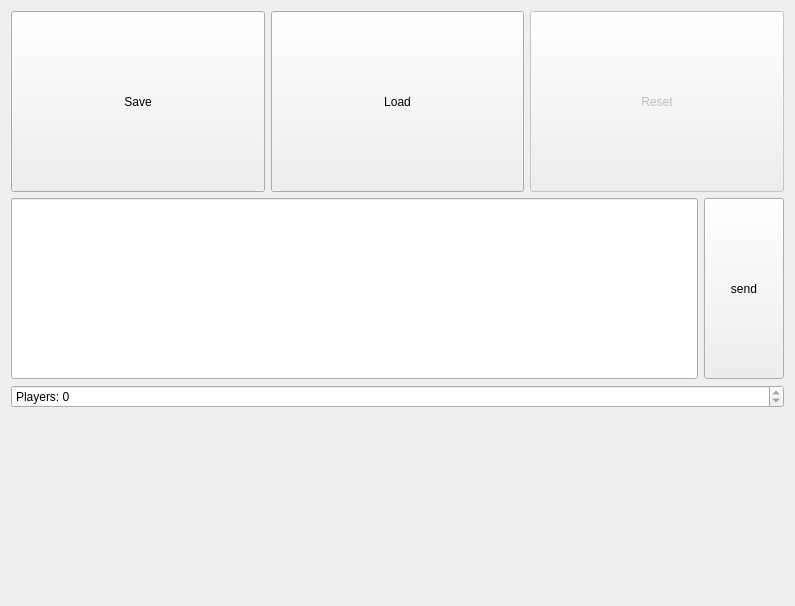
<?xml version="1.0" encoding="UTF-8"?>
<ui version="4.0">
 <class>test</class>
 <widget class="QWidget" name="test">
  <property name="geometry">
   <rect>
    <x>0</x>
    <y>0</y>
    <width>795</width>
    <height>606</height>
   </rect>
  </property>
  <property name="windowTitle">
   <string>test</string>
  </property>
  <layout class="QVBoxLayout" name="verticalLayout">
   <item>
    <layout class="QHBoxLayout" name="horizontalLayout">
     <item>
      <widget class="QPushButton" name="buttonSave">
       <property name="sizePolicy">
        <sizepolicy hsizetype="Minimum" vsizetype="Minimum">
         <horstretch>0</horstretch>
         <verstretch>0</verstretch>
        </sizepolicy>
       </property>
       <property name="text">
        <string>Save</string>
       </property>
      </widget>
     </item>
     <item>
      <widget class="QPushButton" name="buttonLoad">
       <property name="sizePolicy">
        <sizepolicy hsizetype="Minimum" vsizetype="Minimum">
         <horstretch>0</horstretch>
         <verstretch>0</verstretch>
        </sizepolicy>
       </property>
       <property name="text">
        <string>Load</string>
       </property>
      </widget>
     </item>
     <item>
      <widget class="QPushButton" name="buttonReset">
       <property name="enabled">
        <bool>false</bool>
       </property>
       <property name="sizePolicy">
        <sizepolicy hsizetype="Minimum" vsizetype="Minimum">
         <horstretch>0</horstretch>
         <verstretch>0</verstretch>
        </sizepolicy>
       </property>
       <property name="text">
        <string>Reset</string>
       </property>
      </widget>
     </item>
    </layout>
   </item>
   <item>
    <layout class="QHBoxLayout" name="horizontalLayout_2">
     <item>
      <widget class="CLineEdit" name="lineEdit">
       <property name="sizePolicy">
        <sizepolicy hsizetype="Expanding" vsizetype="Minimum">
         <horstretch>0</horstretch>
         <verstretch>0</verstretch>
        </sizepolicy>
       </property>
      </widget>
     </item>
     <item>
      <widget class="QPushButton" name="pushButton">
       <property name="sizePolicy">
        <sizepolicy hsizetype="Minimum" vsizetype="Minimum">
         <horstretch>0</horstretch>
         <verstretch>0</verstretch>
        </sizepolicy>
       </property>
       <property name="text">
        <string>send</string>
       </property>
      </widget>
     </item>
    </layout>
   </item>
   <item>
    <widget class="QSpinBox" name="spinPlayers">
     <property name="readOnly">
      <bool>true</bool>
     </property>
     <property name="keyboardTracking">
      <bool>false</bool>
     </property>
     <property name="prefix">
      <string>Players: </string>
     </property>
     <property name="maximum">
      <number>9999999</number>
     </property>
    </widget>
   </item>
   <item>
    <widget class="SHSGraphic" name="graphic">
     <property name="variables">
      <stringlist>
       <string>players=players</string>
       <string>active_players=active</string>
       <string>messages=messages</string>
       <string>mining=mining</string>
       <string>expeditions=expeditions</string>
       <string>stock_items=stocks</string>
      </stringlist>
     </property>
    </widget>
   </item>
  </layout>
 </widget>
 <customwidgets>
  <customwidget>
   <class>Graphic</class>
   <extends>QFrame</extends>
   <header>graphic.h</header>
  </customwidget>
  <customwidget>
   <class>CLineEdit</class>
   <extends>QLineEdit</extends>
   <header>clineedit.h</header>
  </customwidget>
  <customwidget>
   <class>SHSGraphic</class>
   <extends>Graphic</extends>
   <header>graphic.h</header>
  </customwidget>
 </customwidgets>
 <resources/>
 <connections/>
</ui>
